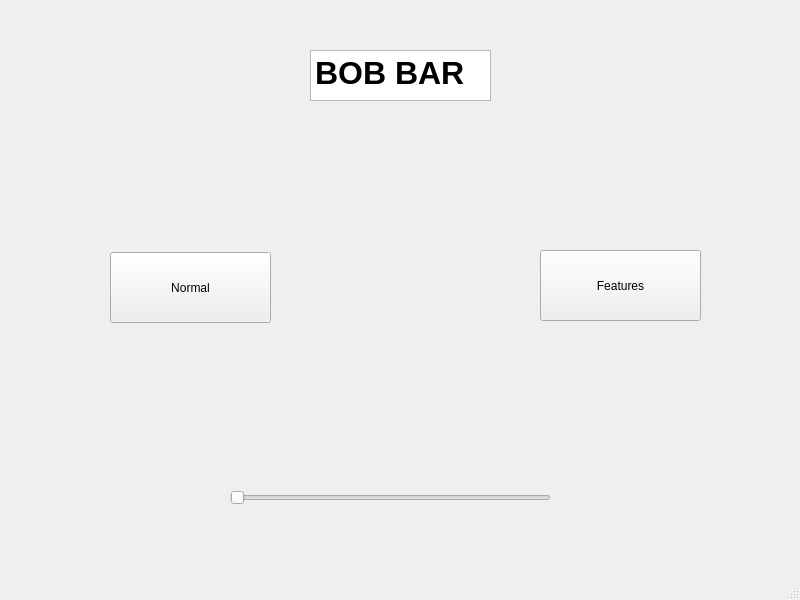
<?xml version="1.0" encoding="UTF-8"?>
<ui version="4.0">
 <class>MainWindow</class>
 <widget class="QMainWindow" name="MainWindow">
  <property name="geometry">
   <rect>
    <x>0</x>
    <y>0</y>
    <width>800</width>
    <height>600</height>
   </rect>
  </property>
  <property name="windowTitle">
   <string>MainWindow</string>
  </property>
  <widget class="QWidget" name="centralwidget">
   <widget class="QTextBrowser" name="textBrowser">
    <property name="geometry">
     <rect>
      <x>310</x>
      <y>50</y>
      <width>181</width>
      <height>51</height>
     </rect>
    </property>
    <property name="autoFillBackground">
     <bool>true</bool>
    </property>
    <property name="html">
     <string>&lt;!DOCTYPE HTML PUBLIC &quot;-//W3C//DTD HTML 4.0//EN&quot; &quot;http://www.w3.org/TR/REC-html40/strict.dtd&quot;&gt;
&lt;html&gt;&lt;head&gt;&lt;meta name=&quot;qrichtext&quot; content=&quot;1&quot; /&gt;&lt;style type=&quot;text/css&quot;&gt;
p, li { white-space: pre-wrap; }
&lt;/style&gt;&lt;/head&gt;&lt;body style=&quot; font-family:'Sans Serif'; font-size:9pt; font-weight:400; font-style:normal;&quot;&gt;
&lt;p style=&quot; margin-top:0px; margin-bottom:0px; margin-left:0px; margin-right:0px; -qt-block-indent:0; text-indent:0px;&quot;&gt;&lt;span style=&quot; font-size:24pt; font-weight:600;&quot;&gt;BOB BAR&lt;/span&gt;&lt;/p&gt;&lt;/body&gt;&lt;/html&gt;</string>
    </property>
   </widget>
   <widget class="QPushButton" name="pushButton">
    <property name="geometry">
     <rect>
      <x>110</x>
      <y>252</y>
      <width>161</width>
      <height>71</height>
     </rect>
    </property>
    <property name="text">
     <string>Normal</string>
    </property>
   </widget>
   <widget class="QPushButton" name="pushButton_2">
    <property name="geometry">
     <rect>
      <x>540</x>
      <y>250</y>
      <width>161</width>
      <height>71</height>
     </rect>
    </property>
    <property name="text">
     <string>Features</string>
    </property>
   </widget>
   <widget class="QSlider" name="horizontalSlider">
    <property name="geometry">
     <rect>
      <x>230</x>
      <y>490</y>
      <width>321</width>
      <height>16</height>
     </rect>
    </property>
    <property name="maximum">
     <number>100</number>
    </property>
    <property name="orientation">
     <enum>Qt::Horizontal</enum>
    </property>
   </widget>
  </widget>
  <widget class="QMenuBar" name="menubar">
   <property name="geometry">
    <rect>
     <x>0</x>
     <y>0</y>
     <width>800</width>
     <height>20</height>
    </rect>
   </property>
  </widget>
  <widget class="QStatusBar" name="statusbar"/>
 </widget>
 <resources/>
 <connections/>
</ui>
